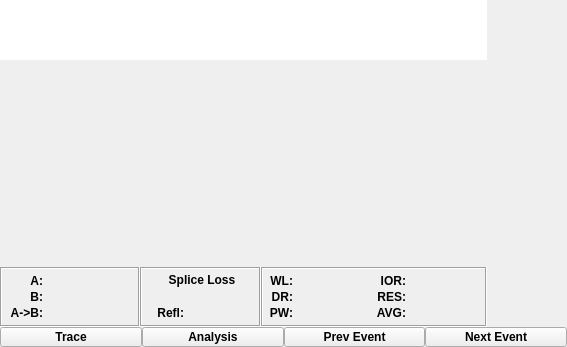
<?xml version="1.0" encoding="UTF-8"?>
<ui version="4.0">
 <class>Frame</class>
 <widget class="QWidget" name="Frame">
  <property name="geometry">
   <rect>
    <x>0</x>
    <y>0</y>
    <width>567</width>
    <height>347</height>
   </rect>
  </property>
  <property name="windowTitle">
   <string>Form</string>
  </property>
  <property name="autoFillBackground">
   <bool>true</bool>
  </property>
  <layout class="QVBoxLayout" name="verticalLayout">
   <property name="spacing">
    <number>0</number>
   </property>
   <property name="leftMargin">
    <number>0</number>
   </property>
   <property name="topMargin">
    <number>0</number>
   </property>
   <property name="rightMargin">
    <number>0</number>
   </property>
   <property name="bottomMargin">
    <number>0</number>
   </property>
   <item>
    <widget class="QFrame" name="frame">
     <property name="autoFillBackground">
      <bool>true</bool>
     </property>
     <property name="frameShape">
      <enum>QFrame::NoFrame</enum>
     </property>
     <property name="frameShadow">
      <enum>QFrame::Plain</enum>
     </property>
     <layout class="QHBoxLayout" name="horizontalLayout_2" stretch="10,1">
      <property name="spacing">
       <number>0</number>
      </property>
      <property name="leftMargin">
       <number>0</number>
      </property>
      <property name="topMargin">
       <number>0</number>
      </property>
      <property name="rightMargin">
       <number>0</number>
      </property>
      <property name="bottomMargin">
       <number>0</number>
      </property>
      <item>
       <widget class="QFrame" name="frame_2">
        <property name="autoFillBackground">
         <bool>true</bool>
        </property>
        <property name="frameShape">
         <enum>QFrame::NoFrame</enum>
        </property>
        <property name="frameShadow">
         <enum>QFrame::Plain</enum>
        </property>
        <layout class="QVBoxLayout" name="verticalLayout_5">
         <property name="spacing">
          <number>0</number>
         </property>
         <property name="leftMargin">
          <number>0</number>
         </property>
         <property name="topMargin">
          <number>0</number>
         </property>
         <property name="rightMargin">
          <number>0</number>
         </property>
         <property name="bottomMargin">
          <number>0</number>
         </property>
         <item>
          <layout class="QVBoxLayout" name="verticalLayout_4" stretch="1,5">
           <property name="spacing">
            <number>0</number>
           </property>
           <item>
            <widget class="QTableView" name="table">
             <property name="maximumSize">
              <size>
               <width>16777215</width>
               <height>60</height>
              </size>
             </property>
             <property name="autoFillBackground">
              <bool>true</bool>
             </property>
             <property name="frameShape">
              <enum>QFrame::NoFrame</enum>
             </property>
             <property name="frameShadow">
              <enum>QFrame::Plain</enum>
             </property>
            </widget>
           </item>
           <item>
            <widget class="QCustomPlot" name="plot" native="true">
             <property name="autoFillBackground">
              <bool>true</bool>
             </property>
             <zorder>ior</zorder>
            </widget>
           </item>
          </layout>
         </item>
         <item>
          <widget class="QFrame" name="frame_3">
           <property name="minimumSize">
            <size>
             <width>0</width>
             <height>60</height>
            </size>
           </property>
           <property name="autoFillBackground">
            <bool>true</bool>
           </property>
           <property name="styleSheet">
            <string notr="true"/>
           </property>
           <property name="frameShape">
            <enum>QFrame::NoFrame</enum>
           </property>
           <property name="frameShadow">
            <enum>QFrame::Plain</enum>
           </property>
           <layout class="QHBoxLayout" name="horizontalLayout_4">
            <property name="spacing">
             <number>0</number>
            </property>
            <property name="leftMargin">
             <number>0</number>
            </property>
            <property name="topMargin">
             <number>0</number>
            </property>
            <property name="rightMargin">
             <number>0</number>
            </property>
            <property name="bottomMargin">
             <number>0</number>
            </property>
            <item>
             <layout class="QHBoxLayout" name="horizontalLayout_3">
              <property name="spacing">
               <number>0</number>
              </property>
              <item>
               <widget class="QFrame" name="frame">
                <property name="minimumSize">
                 <size>
                  <width>140</width>
                  <height>0</height>
                 </size>
                </property>
                <property name="maximumSize">
                 <size>
                  <width>140</width>
                  <height>16777215</height>
                 </size>
                </property>
                <property name="frameShape">
                 <enum>QFrame::Box</enum>
                </property>
                <property name="frameShadow">
                 <enum>QFrame::Sunken</enum>
                </property>
                <layout class="QHBoxLayout" name="horizontalLayout_5" stretch="1,2">
                 <property name="spacing">
                  <number>0</number>
                 </property>
                 <property name="leftMargin">
                  <number>3</number>
                 </property>
                 <property name="topMargin">
                  <number>0</number>
                 </property>
                 <property name="rightMargin">
                  <number>0</number>
                 </property>
                 <property name="bottomMargin">
                  <number>0</number>
                 </property>
                 <item>
                  <layout class="QVBoxLayout" name="verticalLayout_6" stretch="0,0,0">
                   <property name="spacing">
                    <number>0</number>
                   </property>
                   <property name="leftMargin">
                    <number>3</number>
                   </property>
                   <property name="topMargin">
                    <number>3</number>
                   </property>
                   <property name="rightMargin">
                    <number>3</number>
                   </property>
                   <property name="bottomMargin">
                    <number>3</number>
                   </property>
                   <item>
                    <widget class="QLabel" name="label">
                     <property name="maximumSize">
                      <size>
                       <width>35</width>
                       <height>15</height>
                      </size>
                     </property>
                     <property name="font">
                      <font>
                       <weight>75</weight>
                       <bold>true</bold>
                      </font>
                     </property>
                     <property name="styleSheet">
                      <string notr="true">border: none;</string>
                     </property>
                     <property name="text">
                      <string>A:</string>
                     </property>
                     <property name="scaledContents">
                      <bool>false</bool>
                     </property>
                     <property name="alignment">
                      <set>Qt::AlignRight|Qt::AlignTrailing|Qt::AlignVCenter</set>
                     </property>
                    </widget>
                   </item>
                   <item>
                    <widget class="QLabel" name="label_2">
                     <property name="maximumSize">
                      <size>
                       <width>35</width>
                       <height>15</height>
                      </size>
                     </property>
                     <property name="font">
                      <font>
                       <weight>75</weight>
                       <bold>true</bold>
                      </font>
                     </property>
                     <property name="styleSheet">
                      <string notr="true">border: none;</string>
                     </property>
                     <property name="text">
                      <string>B:</string>
                     </property>
                     <property name="scaledContents">
                      <bool>false</bool>
                     </property>
                     <property name="alignment">
                      <set>Qt::AlignRight|Qt::AlignTrailing|Qt::AlignVCenter</set>
                     </property>
                    </widget>
                   </item>
                   <item>
                    <widget class="QLabel" name="label_3">
                     <property name="maximumSize">
                      <size>
                       <width>35</width>
                       <height>15</height>
                      </size>
                     </property>
                     <property name="font">
                      <font>
                       <weight>75</weight>
                       <bold>true</bold>
                      </font>
                     </property>
                     <property name="styleSheet">
                      <string notr="true">border: none;</string>
                     </property>
                     <property name="text">
                      <string>A-&gt;B:</string>
                     </property>
                     <property name="scaledContents">
                      <bool>false</bool>
                     </property>
                     <property name="alignment">
                      <set>Qt::AlignRight|Qt::AlignTrailing|Qt::AlignVCenter</set>
                     </property>
                    </widget>
                   </item>
                  </layout>
                 </item>
                 <item>
                  <layout class="QVBoxLayout" name="verticalLayout_12">
                   <property name="spacing">
                    <number>0</number>
                   </property>
                   <property name="leftMargin">
                    <number>3</number>
                   </property>
                   <property name="topMargin">
                    <number>3</number>
                   </property>
                   <property name="rightMargin">
                    <number>3</number>
                   </property>
                   <property name="bottomMargin">
                    <number>3</number>
                   </property>
                   <item>
                    <widget class="QLabel" name="pointA">
                     <property name="maximumSize">
                      <size>
                       <width>16777215</width>
                       <height>15</height>
                      </size>
                     </property>
                     <property name="font">
                      <font>
                       <weight>75</weight>
                       <bold>true</bold>
                      </font>
                     </property>
                     <property name="styleSheet">
                      <string notr="true">border: none;</string>
                     </property>
                     <property name="text">
                      <string/>
                     </property>
                     <property name="scaledContents">
                      <bool>false</bool>
                     </property>
                    </widget>
                   </item>
                   <item>
                    <widget class="QLabel" name="pointB">
                     <property name="maximumSize">
                      <size>
                       <width>16777215</width>
                       <height>15</height>
                      </size>
                     </property>
                     <property name="font">
                      <font>
                       <weight>75</weight>
                       <bold>true</bold>
                      </font>
                     </property>
                     <property name="styleSheet">
                      <string notr="true">border: none;</string>
                     </property>
                     <property name="text">
                      <string/>
                     </property>
                     <property name="scaledContents">
                      <bool>false</bool>
                     </property>
                    </widget>
                   </item>
                   <item>
                    <widget class="QLabel" name="distAB">
                     <property name="maximumSize">
                      <size>
                       <width>16777215</width>
                       <height>15</height>
                      </size>
                     </property>
                     <property name="font">
                      <font>
                       <weight>75</weight>
                       <bold>true</bold>
                      </font>
                     </property>
                     <property name="styleSheet">
                      <string notr="true">border: none;</string>
                     </property>
                     <property name="text">
                      <string/>
                     </property>
                     <property name="scaledContents">
                      <bool>false</bool>
                     </property>
                    </widget>
                   </item>
                  </layout>
                 </item>
                </layout>
               </widget>
              </item>
              <item>
               <widget class="QFrame" name="frame_2">
                <property name="minimumSize">
                 <size>
                  <width>121</width>
                  <height>0</height>
                 </size>
                </property>
                <property name="maximumSize">
                 <size>
                  <width>121</width>
                  <height>16777215</height>
                 </size>
                </property>
                <property name="frameShape">
                 <enum>QFrame::Box</enum>
                </property>
                <property name="frameShadow">
                 <enum>QFrame::Sunken</enum>
                </property>
                <layout class="QHBoxLayout" name="horizontalLayout_8">
                 <property name="spacing">
                  <number>0</number>
                 </property>
                 <property name="leftMargin">
                  <number>3</number>
                 </property>
                 <property name="topMargin">
                  <number>0</number>
                 </property>
                 <property name="rightMargin">
                  <number>0</number>
                 </property>
                 <property name="bottomMargin">
                  <number>0</number>
                 </property>
                 <item>
                  <layout class="QVBoxLayout" name="verticalLayout_14">
                   <property name="spacing">
                    <number>0</number>
                   </property>
                   <property name="leftMargin">
                    <number>2</number>
                   </property>
                   <property name="topMargin">
                    <number>2</number>
                   </property>
                   <property name="rightMargin">
                    <number>2</number>
                   </property>
                   <property name="bottomMargin">
                    <number>2</number>
                   </property>
                   <item>
                    <widget class="QLabel" name="label_25">
                     <property name="maximumSize">
                      <size>
                       <width>16777215</width>
                       <height>15</height>
                      </size>
                     </property>
                     <property name="font">
                      <font>
                       <weight>75</weight>
                       <bold>true</bold>
                      </font>
                     </property>
                     <property name="styleSheet">
                      <string notr="true">border: none;</string>
                     </property>
                     <property name="text">
                      <string>Splice Loss</string>
                     </property>
                     <property name="scaledContents">
                      <bool>false</bool>
                     </property>
                     <property name="alignment">
                      <set>Qt::AlignCenter</set>
                     </property>
                    </widget>
                   </item>
                   <item>
                    <layout class="QHBoxLayout" name="horizontalLayout_6">
                     <property name="spacing">
                      <number>0</number>
                     </property>
                     <item>
                      <layout class="QVBoxLayout" name="verticalLayout_7">
                       <property name="spacing">
                        <number>0</number>
                       </property>
                       <property name="leftMargin">
                        <number>2</number>
                       </property>
                       <property name="topMargin">
                        <number>2</number>
                       </property>
                       <property name="rightMargin">
                        <number>2</number>
                       </property>
                       <property name="bottomMargin">
                        <number>2</number>
                       </property>
                       <item>
                        <widget class="QLabel" name="label_23">
                         <property name="maximumSize">
                          <size>
                           <width>35</width>
                           <height>15</height>
                          </size>
                         </property>
                         <property name="font">
                          <font>
                           <weight>75</weight>
                           <bold>true</bold>
                          </font>
                         </property>
                         <property name="styleSheet">
                          <string notr="true">border: none;</string>
                         </property>
                         <property name="text">
                          <string/>
                         </property>
                         <property name="scaledContents">
                          <bool>false</bool>
                         </property>
                         <property name="alignment">
                          <set>Qt::AlignRight|Qt::AlignTrailing|Qt::AlignVCenter</set>
                         </property>
                        </widget>
                       </item>
                       <item>
                        <widget class="QLabel" name="label_24">
                         <property name="maximumSize">
                          <size>
                           <width>35</width>
                           <height>15</height>
                          </size>
                         </property>
                         <property name="font">
                          <font>
                           <weight>75</weight>
                           <bold>true</bold>
                          </font>
                         </property>
                         <property name="styleSheet">
                          <string notr="true">border: none;</string>
                         </property>
                         <property name="text">
                          <string>Refl:</string>
                         </property>
                         <property name="scaledContents">
                          <bool>false</bool>
                         </property>
                         <property name="alignment">
                          <set>Qt::AlignRight|Qt::AlignTrailing|Qt::AlignVCenter</set>
                         </property>
                        </widget>
                       </item>
                      </layout>
                     </item>
                     <item>
                      <layout class="QVBoxLayout" name="verticalLayout_9">
                       <property name="spacing">
                        <number>0</number>
                       </property>
                       <property name="leftMargin">
                        <number>2</number>
                       </property>
                       <property name="topMargin">
                        <number>2</number>
                       </property>
                       <property name="rightMargin">
                        <number>2</number>
                       </property>
                       <property name="bottomMargin">
                        <number>2</number>
                       </property>
                       <item>
                        <widget class="QLabel" name="loss">
                         <property name="maximumSize">
                          <size>
                           <width>16777215</width>
                           <height>15</height>
                          </size>
                         </property>
                         <property name="font">
                          <font>
                           <weight>75</weight>
                           <bold>true</bold>
                          </font>
                         </property>
                         <property name="styleSheet">
                          <string notr="true">border: none;</string>
                         </property>
                         <property name="text">
                          <string/>
                         </property>
                         <property name="scaledContents">
                          <bool>false</bool>
                         </property>
                        </widget>
                       </item>
                       <item>
                        <widget class="QLabel" name="refl">
                         <property name="maximumSize">
                          <size>
                           <width>16777215</width>
                           <height>15</height>
                          </size>
                         </property>
                         <property name="font">
                          <font>
                           <weight>75</weight>
                           <bold>true</bold>
                          </font>
                         </property>
                         <property name="styleSheet">
                          <string notr="true">border: none;</string>
                         </property>
                         <property name="text">
                          <string/>
                         </property>
                         <property name="scaledContents">
                          <bool>false</bool>
                         </property>
                        </widget>
                       </item>
                      </layout>
                     </item>
                    </layout>
                   </item>
                  </layout>
                 </item>
                </layout>
                <zorder>label_22</zorder>
                <zorder>label_25</zorder>
                <zorder>refl</zorder>
                <zorder>loss</zorder>
                <zorder>label_23</zorder>
                <zorder>label_24</zorder>
               </widget>
              </item>
              <item>
               <widget class="QFrame" name="frame_3">
                <property name="maximumSize">
                 <size>
                  <width>16777215</width>
                  <height>16777215</height>
                 </size>
                </property>
                <property name="frameShape">
                 <enum>QFrame::Box</enum>
                </property>
                <property name="frameShadow">
                 <enum>QFrame::Sunken</enum>
                </property>
                <layout class="QHBoxLayout" name="horizontalLayout_7" stretch="1,4,1,4">
                 <property name="spacing">
                  <number>0</number>
                 </property>
                 <property name="leftMargin">
                  <number>3</number>
                 </property>
                 <property name="topMargin">
                  <number>0</number>
                 </property>
                 <property name="rightMargin">
                  <number>0</number>
                 </property>
                 <property name="bottomMargin">
                  <number>0</number>
                 </property>
                 <item>
                  <layout class="QVBoxLayout" name="verticalLayout_13">
                   <property name="spacing">
                    <number>0</number>
                   </property>
                   <property name="leftMargin">
                    <number>3</number>
                   </property>
                   <property name="topMargin">
                    <number>3</number>
                   </property>
                   <property name="rightMargin">
                    <number>3</number>
                   </property>
                   <property name="bottomMargin">
                    <number>3</number>
                   </property>
                   <item>
                    <widget class="QLabel" name="label_27">
                     <property name="maximumSize">
                      <size>
                       <width>35</width>
                       <height>15</height>
                      </size>
                     </property>
                     <property name="font">
                      <font>
                       <weight>75</weight>
                       <bold>true</bold>
                      </font>
                     </property>
                     <property name="styleSheet">
                      <string notr="true">border: none;</string>
                     </property>
                     <property name="text">
                      <string>WL:</string>
                     </property>
                     <property name="scaledContents">
                      <bool>false</bool>
                     </property>
                     <property name="alignment">
                      <set>Qt::AlignRight|Qt::AlignTrailing|Qt::AlignVCenter</set>
                     </property>
                    </widget>
                   </item>
                   <item>
                    <widget class="QLabel" name="label_26">
                     <property name="maximumSize">
                      <size>
                       <width>35</width>
                       <height>15</height>
                      </size>
                     </property>
                     <property name="font">
                      <font>
                       <weight>75</weight>
                       <bold>true</bold>
                      </font>
                     </property>
                     <property name="styleSheet">
                      <string notr="true">border: none;</string>
                     </property>
                     <property name="text">
                      <string>DR:</string>
                     </property>
                     <property name="scaledContents">
                      <bool>false</bool>
                     </property>
                     <property name="alignment">
                      <set>Qt::AlignRight|Qt::AlignTrailing|Qt::AlignVCenter</set>
                     </property>
                    </widget>
                   </item>
                   <item>
                    <widget class="QLabel" name="label_22">
                     <property name="maximumSize">
                      <size>
                       <width>35</width>
                       <height>15</height>
                      </size>
                     </property>
                     <property name="font">
                      <font>
                       <weight>75</weight>
                       <bold>true</bold>
                      </font>
                     </property>
                     <property name="styleSheet">
                      <string notr="true">border: none;</string>
                     </property>
                     <property name="text">
                      <string>PW:</string>
                     </property>
                     <property name="scaledContents">
                      <bool>false</bool>
                     </property>
                     <property name="alignment">
                      <set>Qt::AlignRight|Qt::AlignTrailing|Qt::AlignVCenter</set>
                     </property>
                    </widget>
                   </item>
                  </layout>
                 </item>
                 <item>
                  <layout class="QVBoxLayout" name="verticalLayout_8">
                   <property name="spacing">
                    <number>0</number>
                   </property>
                   <property name="leftMargin">
                    <number>3</number>
                   </property>
                   <property name="topMargin">
                    <number>3</number>
                   </property>
                   <property name="rightMargin">
                    <number>3</number>
                   </property>
                   <property name="bottomMargin">
                    <number>3</number>
                   </property>
                   <item>
                    <widget class="QLabel" name="wl">
                     <property name="maximumSize">
                      <size>
                       <width>16777215</width>
                       <height>15</height>
                      </size>
                     </property>
                     <property name="font">
                      <font>
                       <weight>75</weight>
                       <bold>true</bold>
                      </font>
                     </property>
                     <property name="styleSheet">
                      <string notr="true">border: none;</string>
                     </property>
                     <property name="text">
                      <string/>
                     </property>
                     <property name="scaledContents">
                      <bool>false</bool>
                     </property>
                    </widget>
                   </item>
                   <item>
                    <widget class="QLabel" name="dr">
                     <property name="maximumSize">
                      <size>
                       <width>16777215</width>
                       <height>15</height>
                      </size>
                     </property>
                     <property name="font">
                      <font>
                       <weight>75</weight>
                       <bold>true</bold>
                      </font>
                     </property>
                     <property name="styleSheet">
                      <string notr="true">border: none;</string>
                     </property>
                     <property name="text">
                      <string/>
                     </property>
                     <property name="scaledContents">
                      <bool>false</bool>
                     </property>
                    </widget>
                   </item>
                   <item>
                    <widget class="QLabel" name="pw">
                     <property name="maximumSize">
                      <size>
                       <width>16777215</width>
                       <height>15</height>
                      </size>
                     </property>
                     <property name="font">
                      <font>
                       <weight>75</weight>
                       <bold>true</bold>
                      </font>
                     </property>
                     <property name="styleSheet">
                      <string notr="true">border: none;</string>
                     </property>
                     <property name="text">
                      <string/>
                     </property>
                     <property name="scaledContents">
                      <bool>false</bool>
                     </property>
                    </widget>
                   </item>
                  </layout>
                 </item>
                 <item>
                  <layout class="QVBoxLayout" name="verticalLayout_10">
                   <property name="spacing">
                    <number>0</number>
                   </property>
                   <property name="leftMargin">
                    <number>3</number>
                   </property>
                   <property name="topMargin">
                    <number>3</number>
                   </property>
                   <property name="rightMargin">
                    <number>3</number>
                   </property>
                   <property name="bottomMargin">
                    <number>3</number>
                   </property>
                   <item>
                    <widget class="QLabel" name="label_13">
                     <property name="maximumSize">
                      <size>
                       <width>35</width>
                       <height>15</height>
                      </size>
                     </property>
                     <property name="font">
                      <font>
                       <weight>75</weight>
                       <bold>true</bold>
                      </font>
                     </property>
                     <property name="styleSheet">
                      <string notr="true">border: none;</string>
                     </property>
                     <property name="text">
                      <string>IOR:</string>
                     </property>
                     <property name="scaledContents">
                      <bool>false</bool>
                     </property>
                     <property name="alignment">
                      <set>Qt::AlignRight|Qt::AlignTrailing|Qt::AlignVCenter</set>
                     </property>
                    </widget>
                   </item>
                   <item>
                    <widget class="QLabel" name="label_14">
                     <property name="maximumSize">
                      <size>
                       <width>35</width>
                       <height>15</height>
                      </size>
                     </property>
                     <property name="font">
                      <font>
                       <weight>75</weight>
                       <bold>true</bold>
                      </font>
                     </property>
                     <property name="styleSheet">
                      <string notr="true">border: none;</string>
                     </property>
                     <property name="text">
                      <string>RES:</string>
                     </property>
                     <property name="scaledContents">
                      <bool>false</bool>
                     </property>
                     <property name="alignment">
                      <set>Qt::AlignRight|Qt::AlignTrailing|Qt::AlignVCenter</set>
                     </property>
                    </widget>
                   </item>
                   <item>
                    <widget class="QLabel" name="label_15">
                     <property name="maximumSize">
                      <size>
                       <width>35</width>
                       <height>15</height>
                      </size>
                     </property>
                     <property name="font">
                      <font>
                       <weight>75</weight>
                       <bold>true</bold>
                      </font>
                     </property>
                     <property name="styleSheet">
                      <string notr="true">border: none;</string>
                     </property>
                     <property name="text">
                      <string>AVG:</string>
                     </property>
                     <property name="scaledContents">
                      <bool>false</bool>
                     </property>
                     <property name="alignment">
                      <set>Qt::AlignRight|Qt::AlignTrailing|Qt::AlignVCenter</set>
                     </property>
                    </widget>
                   </item>
                  </layout>
                 </item>
                 <item>
                  <layout class="QVBoxLayout" name="verticalLayout_11">
                   <property name="spacing">
                    <number>0</number>
                   </property>
                   <property name="leftMargin">
                    <number>3</number>
                   </property>
                   <property name="topMargin">
                    <number>3</number>
                   </property>
                   <property name="rightMargin">
                    <number>3</number>
                   </property>
                   <property name="bottomMargin">
                    <number>3</number>
                   </property>
                   <item>
                    <widget class="QLabel" name="ior">
                     <property name="maximumSize">
                      <size>
                       <width>16777215</width>
                       <height>15</height>
                      </size>
                     </property>
                     <property name="font">
                      <font>
                       <weight>75</weight>
                       <bold>true</bold>
                      </font>
                     </property>
                     <property name="styleSheet">
                      <string notr="true">border: none;</string>
                     </property>
                     <property name="text">
                      <string/>
                     </property>
                     <property name="scaledContents">
                      <bool>false</bool>
                     </property>
                    </widget>
                   </item>
                   <item>
                    <widget class="QLabel" name="res">
                     <property name="maximumSize">
                      <size>
                       <width>16777215</width>
                       <height>15</height>
                      </size>
                     </property>
                     <property name="font">
                      <font>
                       <weight>75</weight>
                       <bold>true</bold>
                      </font>
                     </property>
                     <property name="styleSheet">
                      <string notr="true">border: none;</string>
                     </property>
                     <property name="text">
                      <string/>
                     </property>
                     <property name="scaledContents">
                      <bool>false</bool>
                     </property>
                    </widget>
                   </item>
                   <item>
                    <widget class="QLabel" name="avg">
                     <property name="maximumSize">
                      <size>
                       <width>16777215</width>
                       <height>15</height>
                      </size>
                     </property>
                     <property name="font">
                      <font>
                       <weight>75</weight>
                       <bold>true</bold>
                      </font>
                     </property>
                     <property name="styleSheet">
                      <string notr="true">border: none;</string>
                     </property>
                     <property name="text">
                      <string/>
                     </property>
                     <property name="scaledContents">
                      <bool>false</bool>
                     </property>
                    </widget>
                   </item>
                  </layout>
                 </item>
                </layout>
               </widget>
              </item>
             </layout>
            </item>
           </layout>
          </widget>
         </item>
        </layout>
       </widget>
      </item>
      <item>
       <layout class="QVBoxLayout" name="verticalLayout_3">
        <property name="spacing">
         <number>0</number>
        </property>
        <item>
         <widget class="QStackedWidget" name="stackedWidget_4">
          <property name="minimumSize">
           <size>
            <width>80</width>
            <height>0</height>
           </size>
          </property>
          <property name="maximumSize">
           <size>
            <width>80</width>
            <height>16777215</height>
           </size>
          </property>
          <property name="frameShape">
           <enum>QFrame::NoFrame</enum>
          </property>
          <property name="frameShadow">
           <enum>QFrame::Plain</enum>
          </property>
          <widget class="QWidget" name="menu" native="true"/>
         </widget>
        </item>
       </layout>
      </item>
     </layout>
    </widget>
   </item>
   <item>
    <layout class="QHBoxLayout" name="horizontalLayout">
     <property name="spacing">
      <number>0</number>
     </property>
     <item>
      <widget class="QPushButton" name="trace">
       <property name="maximumSize">
        <size>
         <width>16777215</width>
         <height>20</height>
        </size>
       </property>
       <property name="font">
        <font>
         <weight>75</weight>
         <bold>true</bold>
        </font>
       </property>
       <property name="autoFillBackground">
        <bool>true</bool>
       </property>
       <property name="styleSheet">
        <string notr="true">outline: 0;</string>
       </property>
       <property name="text">
        <string>Trace</string>
       </property>
       <property name="checkable">
        <bool>true</bool>
       </property>
       <property name="checked">
        <bool>false</bool>
       </property>
       <property name="flat">
        <bool>false</bool>
       </property>
      </widget>
     </item>
     <item>
      <widget class="QPushButton" name="analysis">
       <property name="sizePolicy">
        <sizepolicy hsizetype="Minimum" vsizetype="Fixed">
         <horstretch>0</horstretch>
         <verstretch>0</verstretch>
        </sizepolicy>
       </property>
       <property name="maximumSize">
        <size>
         <width>16777215</width>
         <height>20</height>
        </size>
       </property>
       <property name="font">
        <font>
         <weight>75</weight>
         <bold>true</bold>
        </font>
       </property>
       <property name="autoFillBackground">
        <bool>true</bool>
       </property>
       <property name="styleSheet">
        <string notr="true">outline: 0;</string>
       </property>
       <property name="text">
        <string>Analysis</string>
       </property>
       <property name="checkable">
        <bool>true</bool>
       </property>
       <property name="checked">
        <bool>false</bool>
       </property>
       <property name="flat">
        <bool>false</bool>
       </property>
      </widget>
     </item>
     <item>
      <widget class="QPushButton" name="prevEvent">
       <property name="maximumSize">
        <size>
         <width>16777215</width>
         <height>20</height>
        </size>
       </property>
       <property name="font">
        <font>
         <weight>75</weight>
         <bold>true</bold>
        </font>
       </property>
       <property name="autoFillBackground">
        <bool>true</bool>
       </property>
       <property name="styleSheet">
        <string notr="true">outline: 0;</string>
       </property>
       <property name="text">
        <string>Prev Event</string>
       </property>
       <property name="checkable">
        <bool>true</bool>
       </property>
       <property name="checked">
        <bool>false</bool>
       </property>
       <property name="flat">
        <bool>false</bool>
       </property>
      </widget>
     </item>
     <item>
      <widget class="QPushButton" name="nextEvent">
       <property name="maximumSize">
        <size>
         <width>16777215</width>
         <height>20</height>
        </size>
       </property>
       <property name="font">
        <font>
         <weight>75</weight>
         <bold>true</bold>
        </font>
       </property>
       <property name="autoFillBackground">
        <bool>true</bool>
       </property>
       <property name="styleSheet">
        <string notr="true">outline: 0;</string>
       </property>
       <property name="text">
        <string>Next Event</string>
       </property>
       <property name="checkable">
        <bool>true</bool>
       </property>
       <property name="checked">
        <bool>false</bool>
       </property>
       <property name="flat">
        <bool>false</bool>
       </property>
      </widget>
     </item>
    </layout>
   </item>
  </layout>
 </widget>
 <customwidgets>
  <customwidget>
   <class>QCustomPlot</class>
   <extends>QWidget</extends>
   <header location="global">qcustomplot.h</header>
   <container>1</container>
  </customwidget>
 </customwidgets>
 <resources/>
 <connections/>
</ui>
